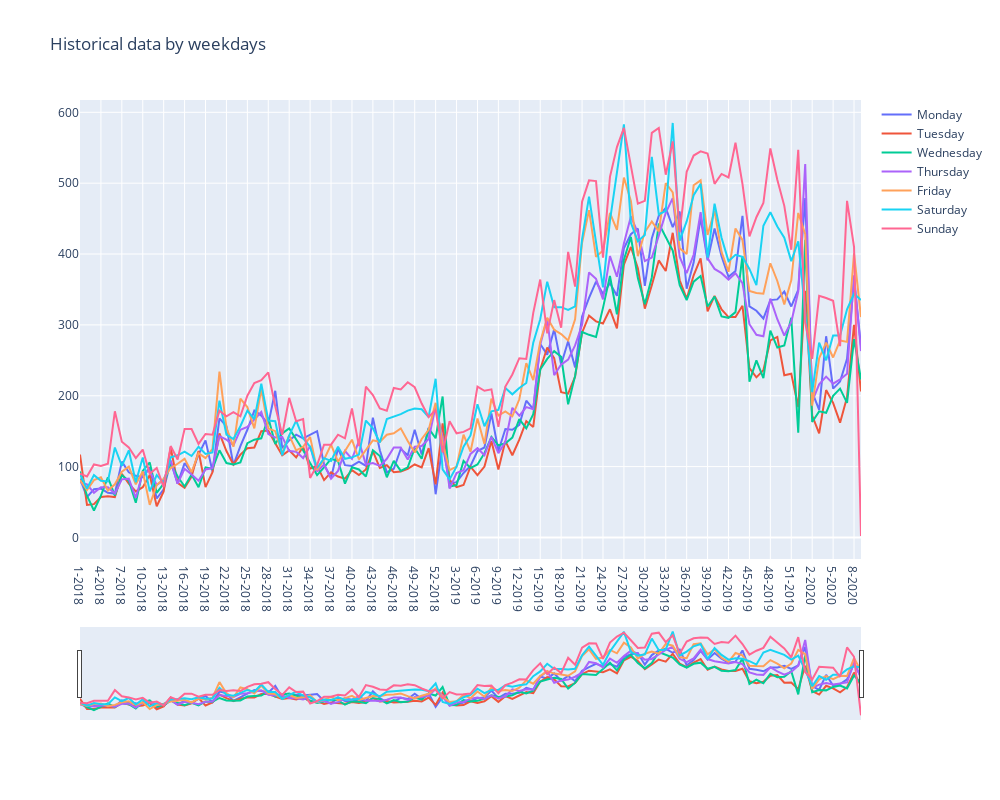

Notebook cell for this chart:
### Code cell
from plotly.offline import init_notebook_mode, iplot
import plotly.graph_objs as go 

init_notebook_mode(connected=True)



fig = go.Figure()
fig.add_trace(go.Scatter(x=df.index, y=df['Monday'], name="Monday"))
fig.add_trace(go.Scatter(x=df.index, y=df['Tuesday'], name="Tuesday"))
fig.add_trace(go.Scatter(x=df.index, y=df['Wednesday'], name="Wednesday"))
fig.add_trace(go.Scatter(x=df.index, y=df['Thursday'], name="Thursday"))
fig.add_trace(go.Scatter(x=df.index, y=df['Friday'], name="Friday"))
fig.add_trace(go.Scatter(x=df.index, y=df['Saturday'], name="Saturday"))
fig.add_trace(go.Scatter(x=df.index, y=df['Sunday'], name="Sunday"))
fig.update_layout(title_text='Historical data by weekdays',width=1000,height=800,
                  xaxis_rangeslider_visible=True)
iplot(fig)
